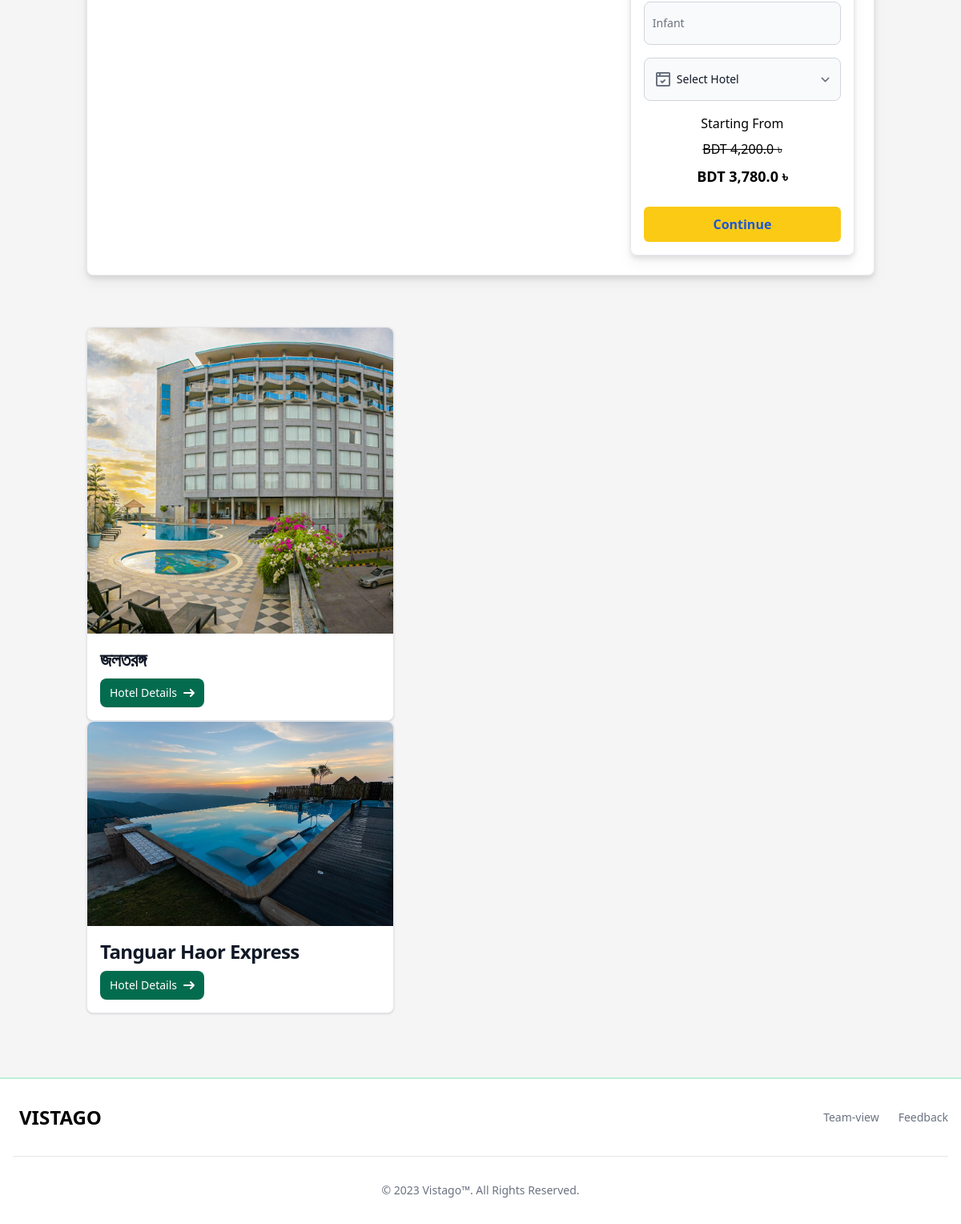
The page /tour/tour-details/2 (signed in, lower part) on the database as committed earlier.
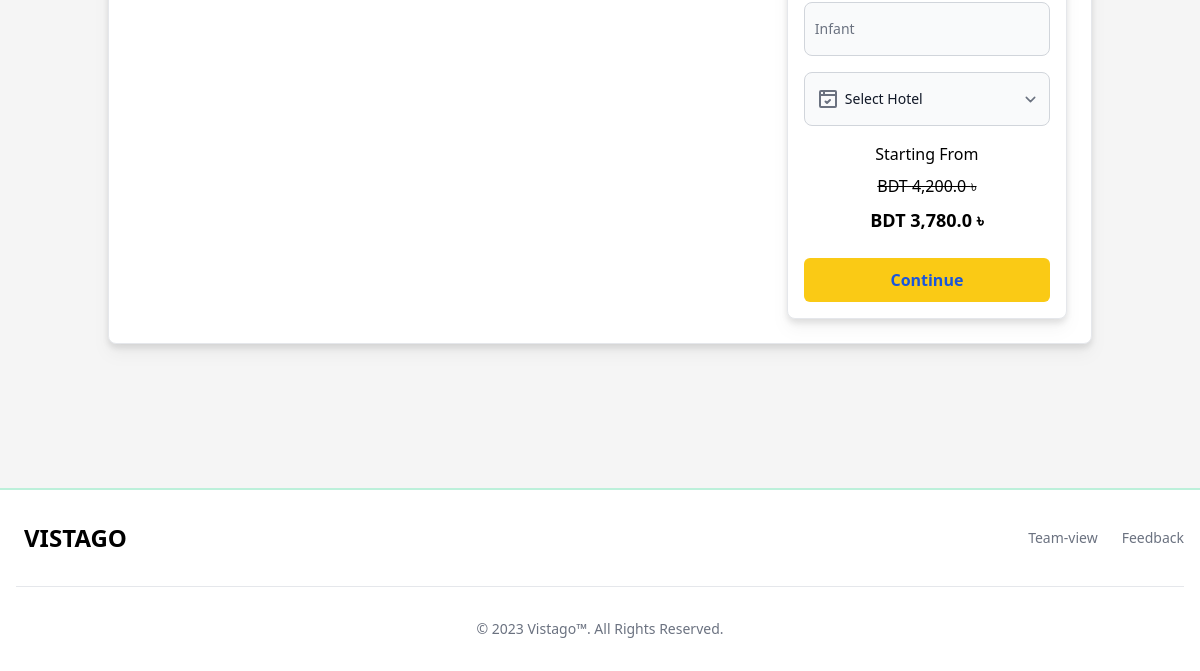
The same page on the database as committed later.
### app_tour/models.py (models this page shows, shortened)
class HotelModel(models.Model):
    hotel_name = models.CharField(max_length=122, null=True, verbose_name="Name")
    cover_image = models.ImageField(upload_to="tour_package_images", null=True, verbose_name="Cover Image")
    link = models.URLField(null=True, blank=True, default="#", verbose_name="Hotel Link")
    class Meta:
        verbose_name = "Hotel"
        verbose_name_plural = "Hotels"
        ordering = [
            '-id'
        ]

### app_tour/views.py (the view, shortened to what this page needs)
# urls.py: path("tour-details/<int:pk>", TourDetailsView.as_view(), name="tour_details"),
@method_decorator(signin_decorators, name="dispatch")
class TourDetailsView(FormView):
    template_name = "app_tour/details.html"
    form_class = TourPackageOrderForm
    order_id = None
    def get_context_data(self, **kwargs):
        context = super().get_context_data(**kwargs)
        pk = self.kwargs.get('pk')
        context['tour_package'] = get_object_or_404(TourPackageModel, id=pk)
        context['sliders'] = TourPackageImages.objects.filter(package__id=pk)
        return context

### app_flight/templatetags/mathfilters.py (called while the page is built)
@register.filter
def get_tour_discount_price(subtotal, discount_price):
    return float(subtotal) - float(discount_price)

### app_tour/models.py (called while the page is built)
    def get_discount_price(self):
        if self.discount:
            return (self.package_price / 100) * self.discount.amount
        else:
            return 0

### templates/app_tour/details.html (shortened to what this page needs)
{% extends 'base.html' %}
{% load humanize %}
{% load static %}
{% load mathfilters %}
{% block main %}
<section class="container mx-auto p-4 md:p-0 mt-6">
    <div class="flex flex-col md:flex-row justify-between items-start gap-4 my-4 p-6 bg-white border border-gray-200 rounded-lg drop-shadow-lg dark:bg-gray-800 dark:border-gray-700 dark:hover:bg-gray-700">
        <div class="w-full md:w-[30%] mt-6 md:mt-0 p-4 bg-white border border-gray-200 rounded-lg drop-shadow-lg">
            <form method="POST">
                <div class="my-4">
                    {{ form.infant_traveler }}
                </div>
                <div class="relative max-w-md my-2">
                    <div class="absolute inset-y-0 left-0 flex items-center pl-3 pointer-events-none">
                    </div>
                    <select id="countries" name="hotel_name" class="py-4 pl-10 bg-gray-50 border border-gray-300 text-gray-900 text-md font-normal rounded-lg focus:ring-blue-500 focus:border-blue-500 block w-full p-2.5 dark:bg-gray-700 dark:border-gray-600 dark:placeholder-gray-400 dark:text-white dark:focus:ring-blue-500 dark:focus:border-blue-500" required>
                        <option selected>Select Hotel</option>
                    </select>
                </div>
                <h5 class="mt-4 mb-2 text-md text-center font-normal ">Starting From</h5>
                {% if tour_package.discount %}
                <h5 class="mb-2 text-md text-center font-medium line-through">BDT {{ tour_package.package_price|intcomma }} ৳</h5>
                <h5 class="mb-2 text-lg text-center font-semibold">BDT {{ tour_package.package_price|get_tour_discount_price:tour_package.get_discount_price|intcomma }} ৳</h5>
                {% else %}
                <h5 class="mb-2 text-md text-center font-medium">BDT {{ tour_package.package_price|intcomma }} ৳</h5>
                {% endif %}
                <button type="submit" class="w-full text-blue-700 bg-yellow-300 hover:bg-yellow-500 focus:outline-none focus:ring-4 focus:ring-yellow-300 font-semibold rounded-md text-md px-5 py-2.5 text-center mr-2 mt-4">Continue</button>
            </form>
        </div>
    </div>
    {% if tour_package.hotel %}
    <div class="swiper card_slider">
        <div class="swiper-wrapper py-12">
            {% for hotel in tour_package.hotel.all %}
            <div class="swiper-slide">
                <div class="max-w-sm bg-white border border-gray-200 rounded-lg shadow dark:bg-gray-800 dark:border-gray-700" data-carousel-item>
                    <img class="rounded-t-lg" src="{{ hotel.cover_image.url }}" alt="" />
                    <div class="p-4">
                        <a href="{{ hotel.link }}" target="_blank">
                            <h5 class="mb-2 text-2xl font-bold tracking-tight text-gray-900 dark:text-white">{{ hotel.hotel_name }}</h5>
                        </a>
                        <a href="{{ hotel.link }}" target="_blank" class="inline-flex items-center px-3 py-2 text-sm font-medium text-center text-white bg-green-700 rounded-lg hover:bg-green-800 focus:ring-4 focus:outline-none focus:ring-green-300 dark:bg-green-600 dark:hover:bg-green-700 dark:focus:ring-green-800">
                            Hotel Details
                            <svg class="w-3.5 h-3.5 ml-2" aria-hidden="true" xmlns="http://www.w3.org/2000/svg" fill="none" viewBox="0 0 14 10">
                                <path stroke="currentColor" stroke-linecap="round" stroke-linejoin="round" stroke-width="2" d="M1 5h12m0 0L9 1m4 4L9 9"/>
                            </svg>
                        </a>
                    </div>
                </div>
            </div>
            {% endfor %}
        </div>
    </div>
    {% endif %}
</section>
{% endblock main %}

Rows that differ between the two databases and show on the page:
removed HotelModel: cover_image (picture), hotel_name "জলতরঙ্গ"
removed HotelModel: cover_image (picture), hotel_name "Tanguar Haor Express"
